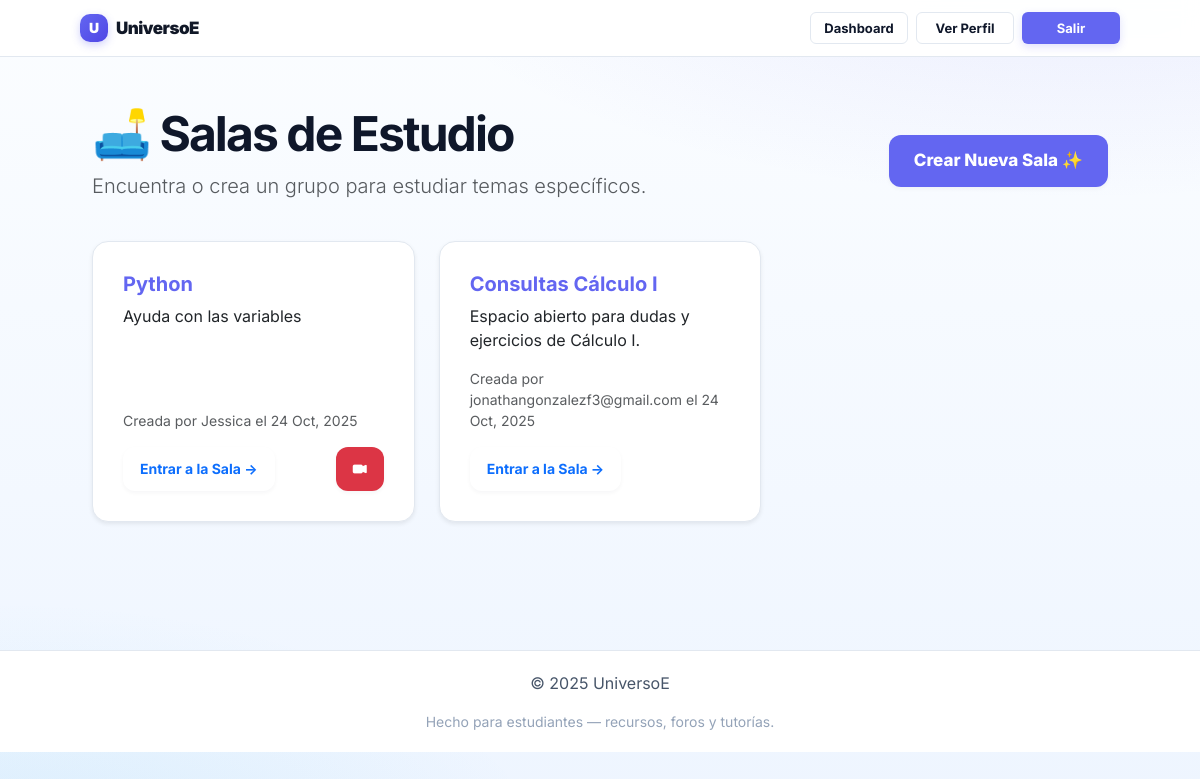
Page /study-rooms/ (signed in) on the committed database.
### core/models.py (models this page shows, shortened)
class StudyRoom(models.Model):
    nombre = models.CharField(max_length=100, help_text="Nombre corto y descriptivo para la sala (ej. 'Certamen 2 Cálculo')")
    descripcion = models.TextField(blank=True, help_text="Descripción más detallada (opcional)")
    ramo = models.ForeignKey(Ramo, on_delete=models.SET_NULL, null=True, blank=True, related_name="study_rooms")
    creador = models.ForeignKey(User, on_delete=models.SET_NULL, null=True, related_name="created_study_rooms")
    es_temporal = models.BooleanField(default=False, help_text="Marcar si es una sesión rápida o temporal")
    fecha_expiracion = models.DateTimeField(null=True, blank=True, help_text="Si es temporal, ¿cuándo debería desaparecer?")
    enlace_videollamada = models.URLField(max_length=255, blank=True, help_text="Enlace a Google Meet, Jitsi, Discord, etc.")
    enlace_pizarra = models.URLField(max_length=255, blank=True, help_text="Enlace a Excalidraw, Miro, etc.")
    creado_en = models.DateTimeField(auto_now_add=True)
    actualizado_en = models.DateTimeField(auto_now=True)
    class Meta:
        ordering = ['-creado_en']
    def get_absolute_url(self):
        return reverse('study_room_detail', args=[self.pk])

### core/views.py (the view)
# urls.py: path("study-rooms/", views.study_room_list, name="study_room_list"), # List and Create rooms
@login_required
def study_room_list(request):
    if request.method == 'POST':
        form = StudyRoomForm(request.POST)
        if form.is_valid():
            study_room = form.save(commit=False)
            study_room.creador = request.user
            study_room.save()
            messages.success(request, f'¡Sala "{study_room.nombre}" creada con éxito!')
            return redirect(study_room.get_absolute_url())
        else:
            messages.error(request, 'Hubo un error al crear la sala. Revisa el formulario.')
    else:
        form = StudyRoomForm()
    now = timezone.now()
    active_rooms = StudyRoom.objects.filter(
        Q(es_temporal=False) | Q(es_temporal=True, creado_en__gte=now - timezone.timedelta(hours=6))
    ).select_related('creador', 'ramo').order_by('-creado_en')
    context = {
        'study_rooms': active_rooms,
        'form': form
    }
    return render(request, 'study_rooms/list.html', context)

### templates/study_rooms/list.html (shortened to what this page needs)
{% extends 'base.html' %}
{% load static %}
{% load crispy_forms_tags %}
{% block content %}
<div class="container my-5">
    <div class="row mb-4 align-items-center">
        <div class="col">
            <h1 class="fw-bold display-5">🛋️ Salas de Estudio</h1>
            <p class="lead text-muted">Encuentra o crea un grupo para estudiar temas específicos.</p>
        </div>
        <div class="col-auto">
            <button class="btn btn-primary btn-lg" type="button" data-bs-toggle="collapse" data-bs-target="#createRoomForm" aria-expanded="false" aria-controls="createRoomForm">
                Crear Nueva Sala ✨
            </button>
        </div>
    </div>
    <div class="row g-4">
        {% for room in study_rooms %}
        <div class="col-md-6 col-lg-4">
            <div class="card h-100 shadow-sm">
                <div class="card-body d-flex flex-column">
                    <h5 class="card-title fw-bold">
                        <a href="{{ room.get_absolute_url }}" class="text-decoration-none">
                            {{ room.nombre }}
                        </a>
                    </h5>
                    <p class="card-text flex-grow-1">
                        {{ room.descripcion|truncatewords:20|default:"(Sin descripción)" }}
                    </p>
                    <small class="text-muted">
                        Creada por {{ room.creador.username|default:"Usuario" }} el {{ room.creado_en|date:"d M, Y" }}
                    </small>
                    <div class="mt-3 d-flex justify-content-between align-items-center">
                        <a href="{{ room.get_absolute_url }}" class="btn btn-sm btn-outline-primary">
                            Entrar a la Sala →
                        </a>
                        <div>
                            {% if room.enlace_videollamada %}
                                <a href="{{ room.enlace_videollamada }}" target="_blank" class="btn btn-sm btn-danger" title="Unirse a Videollamada">
                                    <i class="bi bi-camera-video-fill"></i> </a>
                            {% endif %}
                        </div>
                    </div>
                </div>
            </div>
        </div>
        {% endfor %}
    </div>
</div>
{% endblock %}

### static/styles.css (style rules this page uses)
:root { --bg-0: #fbfdff; --bg-1: #eef5ff; --surface: #ffffff; --ink: #0f172a; --muted: #64748b; --brand: #111827; --accent: #6366f1; --accent-700: #4f46e5; --accent-50: #eef2ff; --success: #10b981; --danger: #ef4444; --border: #e2e8f0; --radius-lg: 16px; --radius-md: 10px; --radius-sm: 6px; --shadow-sm: 0 2px 4px rgba(15,23,42,.04); --shadow-md: 0 8px 24px rgba(15,23,42,.08); --shadow-lg: 0 20px 50px rgba(15,23,42,.15); --content-max: 1080px; --gutter: 20px; }
*, *::before, *::after { box-sizing: border-box; }
html,body { height: 100%; }
body { margin: 0; color: var(--ink); background: radial-gradient(1000px 400px at 90% -10%, rgba(99,102,241,.12), transparent 70%), radial-gradient(800px 400px at 0% 110%, rgba(14,165,233,.10), transparent 70%), linear-gradient(180deg, var(--bg-0), var(--bg-1)); font-family: Inter, system-ui, -apple-system, Segoe UI, Roboto, Arial, sans-serif; line-height: 1.5; -webkit-font-smoothing: antialiased; -moz-osx-font-smoothing: grayscale; }
a { color: var(--accent); text-decoration: none; }
h1,h2,h3 { margin: 0 0 8px; line-height: 1.2; }
h1 { font-weight: 900; letter-spacing: -0.04em; }
p { margin: 0 0 16px; }
.btn { --btn-h: 44px; display: inline-flex; align-items: center; justify-content: center; height: var(--btn-h); padding: 0 16px; border-radius: 12px; border: 1px solid transparent; font-weight: 700; letter-spacing: 0; text-decoration: none; transition: all 0.2s ease; box-shadow: var(--shadow-sm); cursor: pointer; }
.btn-lg { --btn-h: 52px; padding-inline: 24px; font-size: 17px; font-weight: 800; }
.btn-primary { background: var(--accent); color: #fff; }
:root { --nav-item-h: 32px; --nav-pad-x: 12px; --nav-radius: 6px; }
.card { background: #fff; border: 1px solid var(--border); border-radius: 16px; box-shadow: var(--shadow-sm); padding: 14px; }

### rows in the picture
StudyRoom: nombre "Python", descripcion "Ayuda con las variables", creador.username "Jessica", creado_en "24 Oct, 2025"
StudyRoom: nombre "Consultas Cálculo I", descripcion "Espacio abierto para dudas y ejercicios de Cálculo I.", creador.username "jonathangonzalezf3@gmail.com", creado_en "24 Oct, 2025"
